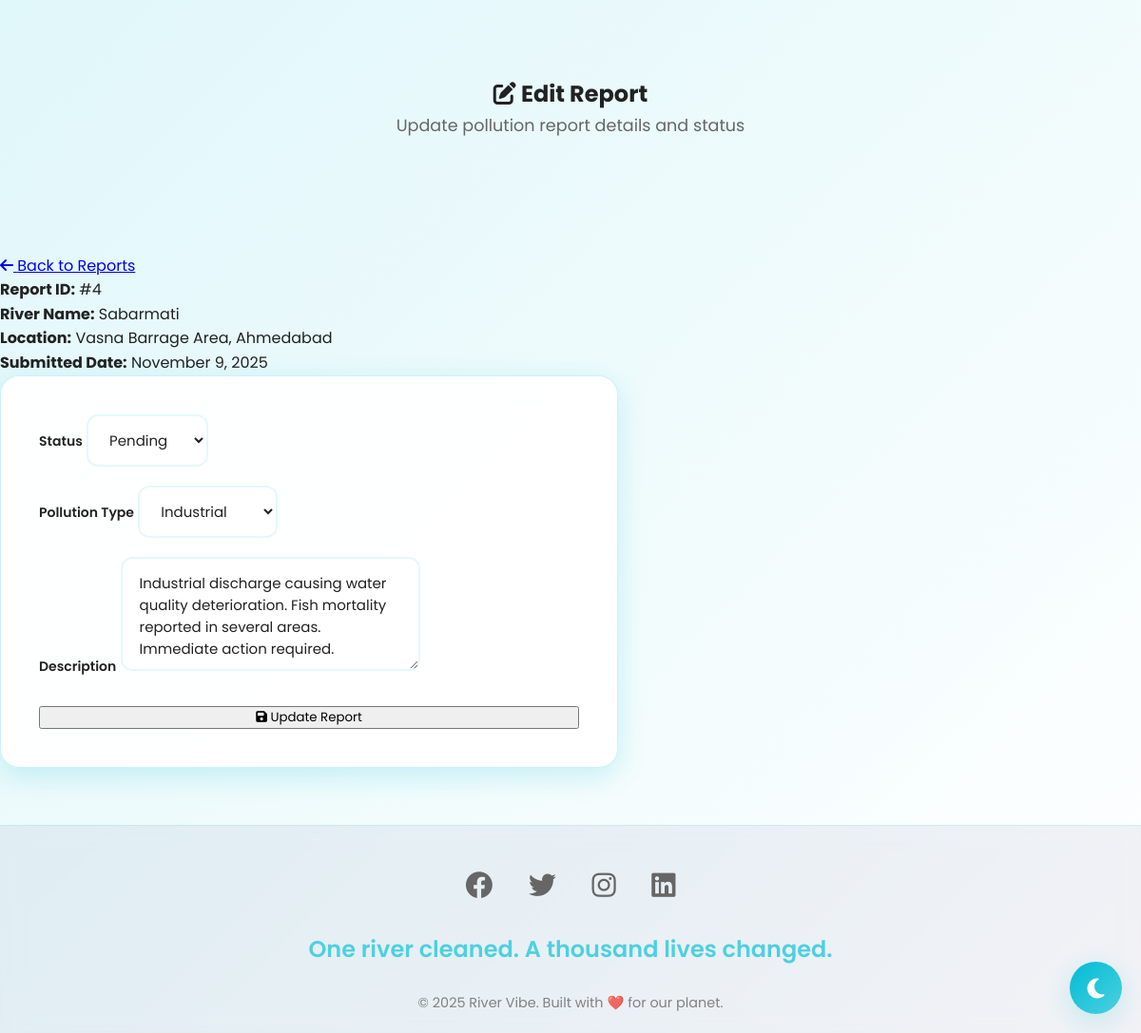
The page /admin/edit_report.php?id=4 (signed in) on the database its author committed.
### tables this page shows
CREATE TABLE IF NOT EXISTS river_reports (
    id INT AUTO_INCREMENT PRIMARY KEY,
    river_name VARCHAR(150) NOT NULL,
    location VARCHAR(200),
    image VARCHAR(255),
    status ENUM('Pending', 'In Progress', 'Resolved') DEFAULT 'Pending',
    pollution_type VARCHAR(150),
    date_submitted DATE,
    reported_by VARCHAR(150),
    description TEXT,
    location_coordinates VARCHAR(200),
    authority_response TEXT,
    qr_code VARCHAR(255),
    user_id INT DEFAULT NULL,
    created_at TIMESTAMP DEFAULT CURRENT_TIMESTAMP,
    INDEX idx_status (status),
    INDEX idx_river_name (river_name),
    INDEX idx_user_id (user_id),
    FOREIGN KEY (user_id) REFERENCES users(id) ON DELETE SET NULL
);

### admin/edit_report.php (the view, shortened to what this page needs)
<?php
require_once __DIR__ . '/../components/db_connect.php';
$report_id = isset($_GET['id']) ? intval($_GET['id']) : 0;
$stmt = $conn->prepare("SELECT * FROM river_reports WHERE id = ?");
$stmt->bind_param("i", $report_id);
$stmt->execute();
$result = $stmt->get_result();
$report = $result->fetch_assoc();
include __DIR__ . '/../components/header.php';
?>
<section class="admin-header">
    <h1><i class="fas fa-edit"></i> Edit Report</h1>
    <p>Update pollution report details and status</p>
</section>
<div class="admin-container">
    <a href="/Webby/admin/view_reports.php" class="back-link">
        <i class="fas fa-arrow-left"></i> Back to Reports
    </a>
    <div class="info-box">
        <p><strong>Report ID:</strong> #<?php echo $report['id']; ?></p>
        <p><strong>River Name:</strong> <?php echo htmlspecialchars($report['river_name']); ?></p>
        <p><strong>Location:</strong> <?php echo htmlspecialchars($report['location']); ?></p>
        <p><strong>Submitted Date:</strong> <?php echo date('F j, Y', strtotime($report['date_submitted'])); ?></p>
    </div>
    <div class="edit-form">
        <form method="POST">
            <div class="form-group">
                <label for="status">Status</label>
                <select name="status" id="status" required>
                    <option value="Pending" <?php echo $report['status'] === 'Pending' ? 'selected' : ''; ?>>Pending</option>
                </select>
            </div>
            <div class="form-group">
                <label for="pollution_type">Pollution Type</label>
                <select name="pollution_type" id="pollution_type" required>
                    <option value="Industrial" <?php echo $report['pollution_type'] === 'Industrial' ? 'selected' : ''; ?>>Industrial</option>
                </select>
            </div>
            <div class="form-group">
                <label for="description">Description</label>
                <textarea name="description" id="description" required><?php echo htmlspecialchars($report['description']); ?></textarea>
            </div>
            <button type="submit" class="submit-btn">
                <i class="fas fa-save"></i> Update Report
            </button>
        </form>
    </div>
</div>
<?php include __DIR__ . '/../components/footer.php'; ?>

### css/style.css (style rules this page uses)
* { margin: 0; padding: 0; box-sizing: border-box; font-family: 'Poppins', sans-serif; }
:root { --ocean-teal: #00bcd4; --ocean-aqua: #4dd0e1; --ocean-deep: #0096c7; --ocean-light: #e0f7fa; --ocean-white: #ffffff; --ocean-gray: #f5f5f5; --bg-primary: #ffffff; --bg-secondary: #f9f9f9; --bg-gradient: linear-gradient(135deg, #e0f7fa 0%, #ffffff 100%); --text-primary: #222222; --text-secondary: #666666; --nav-bg: rgba(255, 255, 255, 0.85); --nav-scrolled-bg: rgba(255, 255, 255, 0.95); --card-bg: rgba(255, 255, 255, 0.9); --footer-bg: rgba(0, 8, 81, 0.05); --border-color: rgba(0, 188, 212, 0.1); --input-bg: rgba(255, 255, 255, 0.8); --shadow-sm: 0 2px 10px rgba(0, 188, 212, 0.1); --shadow-md: 0 4px 20px rgba(0, 188, 212, 0.15); --shadow-lg: 0 8px 30px rgba(0, 188, 212, 0.2); --shadow-glow: 0 0 20px rgba(77, 208, 225, 0.3); --transition-fast: all 0.3s cubic-bezier(0.4, 0, 0.2, 1); --transition-smooth: all 0.4s ease; --transition-theme: background-color 0.4s ease, color 0.4s ease, border-color 0.4s ease; }
html { scroll-behavior: smooth; }
body { background: var(--bg-gradient); color: var(--text-primary); line-height: 1.6; overflow-x: hidden; transition: var(--transition-theme); }
section { padding: 80px 20px; text-align: center; position: relative; }
section p { max-width: 700px; margin: 0 auto 40px; color: var(--text-secondary); font-size: 1.1rem; transition: var(--transition-theme); }
form { max-width: 650px; width: 100%; background: rgba(255, 255, 255, 0.95); backdrop-filter: blur(20px); -webkit-backdrop-filter: blur(20px); padding: 40px; border-radius: 20px; box-shadow: var(--shadow-lg); display: flex; flex-direction: column; gap: 20px; position: relative; z-index: 1; border: 1px solid rgba(0, 188, 212, 0.2); }
form label { font-weight: 600; color: var(--text-primary); font-size: 14px; margin-bottom: -10px; transition: var(--transition-theme); }
form input, form select, form textarea { padding: 14px 18px; border: 2px solid var(--border-color); border-radius: 12px; transition: var(--transition-theme); font-size: 15px; background: var(--input-bg); color: var(--text-primary); font-family: 'Poppins', sans-serif; }
form input::placeholder, form textarea::placeholder { color: var(--text-secondary); opacity: 0.7; }
form textarea { resize: vertical; min-height: 120px; }
form button[type="submit"] { margin-top: 10px; }

### rows shown on the page
river_reports: id "4", river_name "Sabarmati", location "Vasna Barrage Area, Ahmedabad", date_submitted "November 9, 2025", status "Pending", pollution_type "Industrial", description "Industrial discharge causing water quality deterioration. Fish mortality reported in several areas. Immediate action required."
